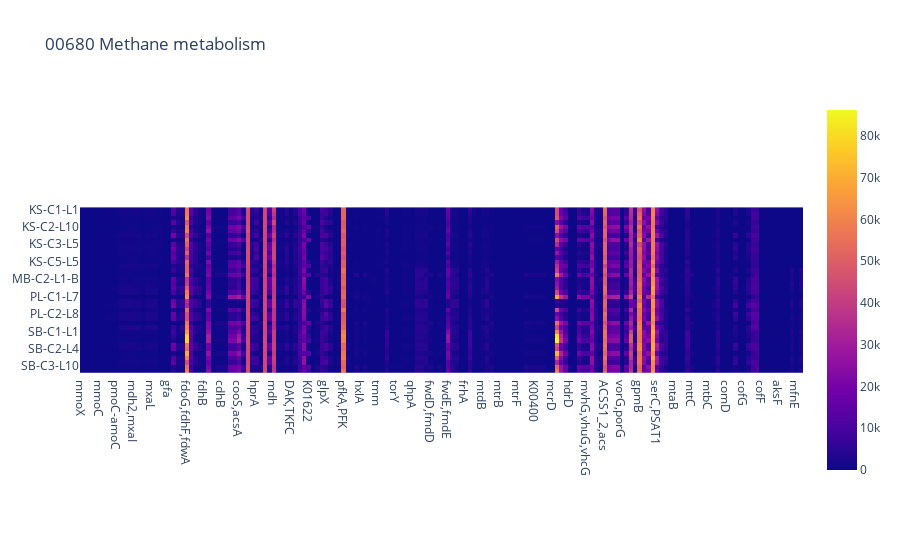

Here is the notebook cell this chart was saved with:
### Markdown cell above
## Subset methane metabolism from predicted functions (KO)

### Code cell
sub_df = pd.read_csv("input_folder/subset_methane_metabolism.tsv", sep = "\t", index_col = 0)
fig = px.imshow(sub_df, title = "00680 Methane metabolism")
fig.update_layout(height = 800)
fig.show()

### Figure 1 — Plotly figure (JSON) as saved in the notebook; plotly's stock layout.template omitted (floating-point values rounded to 4 significant figures; data arrays with more than 128 entries replaced by an {"elided": "..."} marker saying what was removed)
{"data": [{"coloraxis": "coloraxis", "hovertemplate": "x: %{x}<br>y: %{y}<br>color: %{z}<extra></extra>", "name": "0", "type": "heatmap", "x": {"elided": "166 str values"}, "xaxis": "x", "y": ["KS-C1-L1", "KS-C1-L10", "KS-C1-L5", "KS-C2-L1", "KS-C2-L10", "KS-C2-L5", "KS-C3-L1", "KS-C3-L10", "KS-C3-L5", "KS-C4-L2", "KS-C4-L5", "KS-C5-L1", "KS-C5-L5", "KS-C5-L8", "MB-C1-L1", "MB-C2-L1", "MB-C2-L1-B", "MB-C3-L1", "PL-C1-L1", "PL-C1-L4", "PL-C1-L7", "PL-C2-L1", "PL-C2-L1-B", "PL-C2-L4", "PL-C2-L8", "PL-C3-L1", "PL-C3-L10", "PL-C3-L5", "SB-C1-L1", "SB-C1-L3", "SB-C1-L5", "SB-C2-L1", "SB-C2-L4", "SB-C2-L8", "SB-C3-L1", "SB-C3-L1-B", "SB-C3-L10", "SB-C3-L5"], "yaxis": "y", "z": {"elided": "38x166 float values"}}], "layout": {"autosize": true, "coloraxis": {"colorscale": [[0, "#0d0887"], [0.1111, "#46039f"], [0.2222, "#7201a8"], [0.3333, "#9c179e"], [0.4444, "#bd3786"], [0.5556, "#d8576b"], [0.6667, "#ed7953"], [0.7778, "#fb9f3a"], [0.8889, "#fdca26"], [1, "#f0f921"]]}, "dragmode": "pan", "title": {"text": "00680 Methane metabolism"}, "xaxis": {"anchor": "y", "autorange": true, "constrain": "domain", "domain": [0, 1], "range": [-0.5, 165.5], "scaleanchor": "y", "showspikes": false, "type": "category"}, "yaxis": {"anchor": "x", "autorange": true, "constrain": "domain", "domain": [0.2628, 0.7372], "range": [37.5, -0.5], "showspikes": false, "type": "category"}}}
